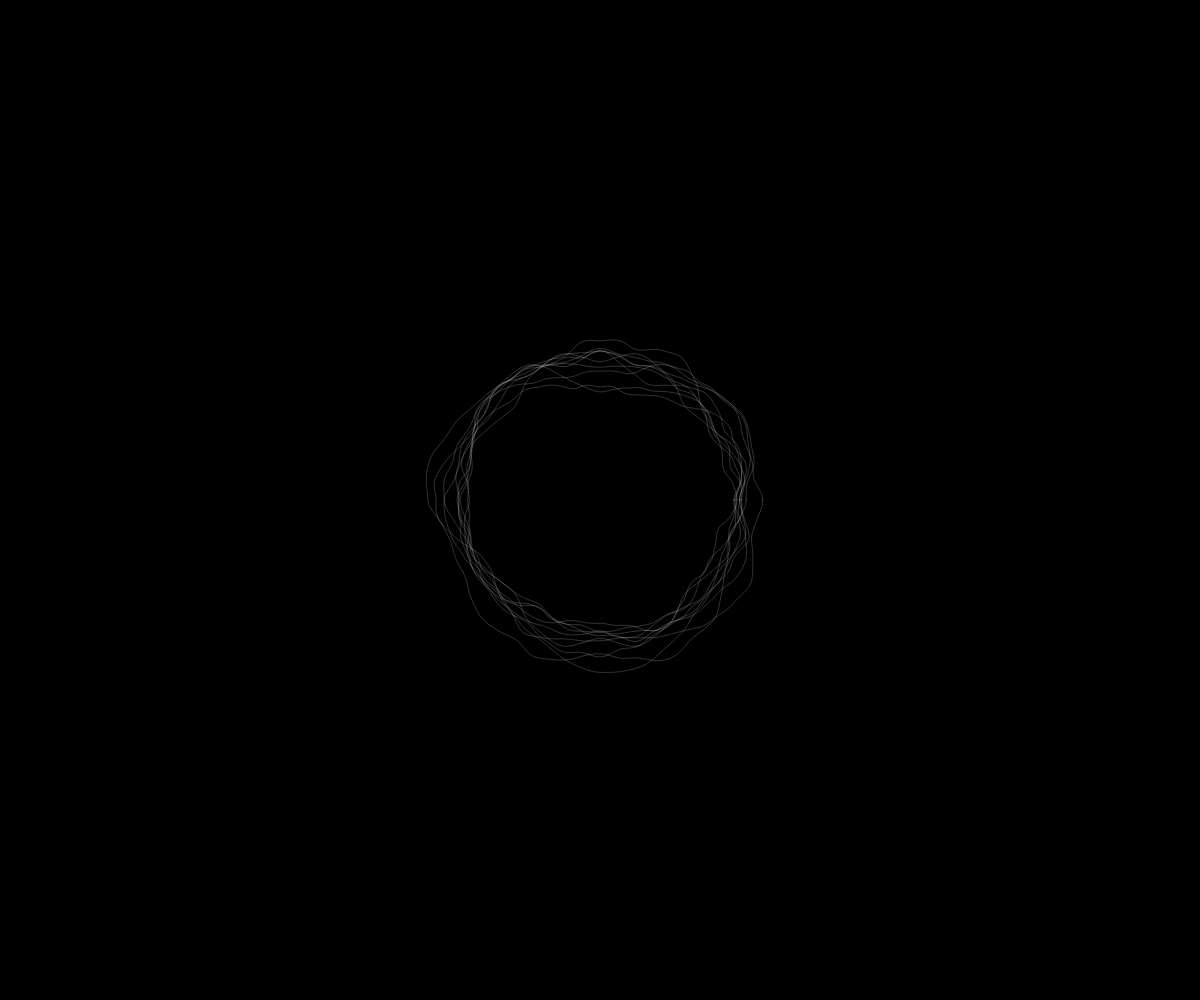
Frame 1 (no input)
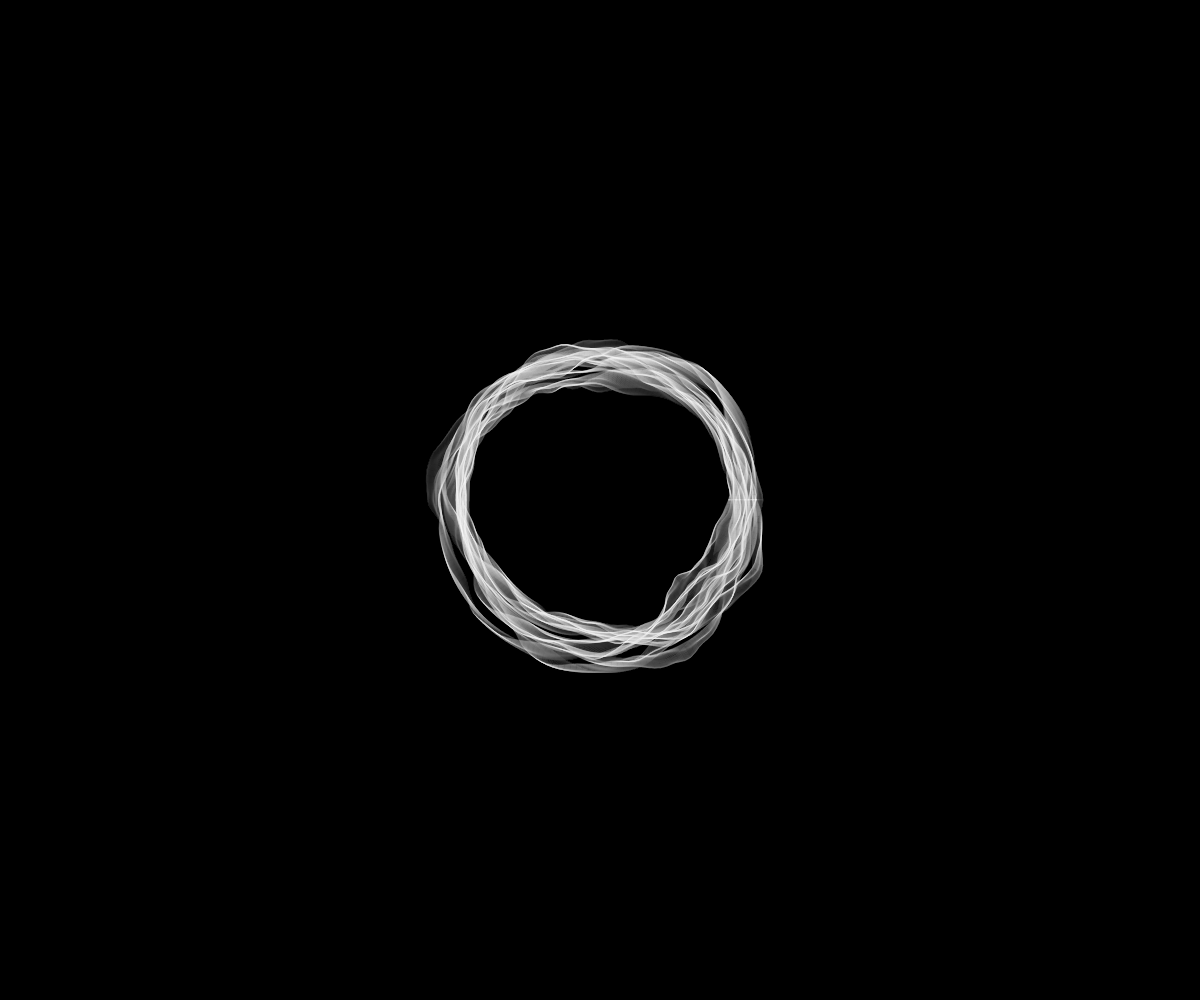
Frame 60 (no input)
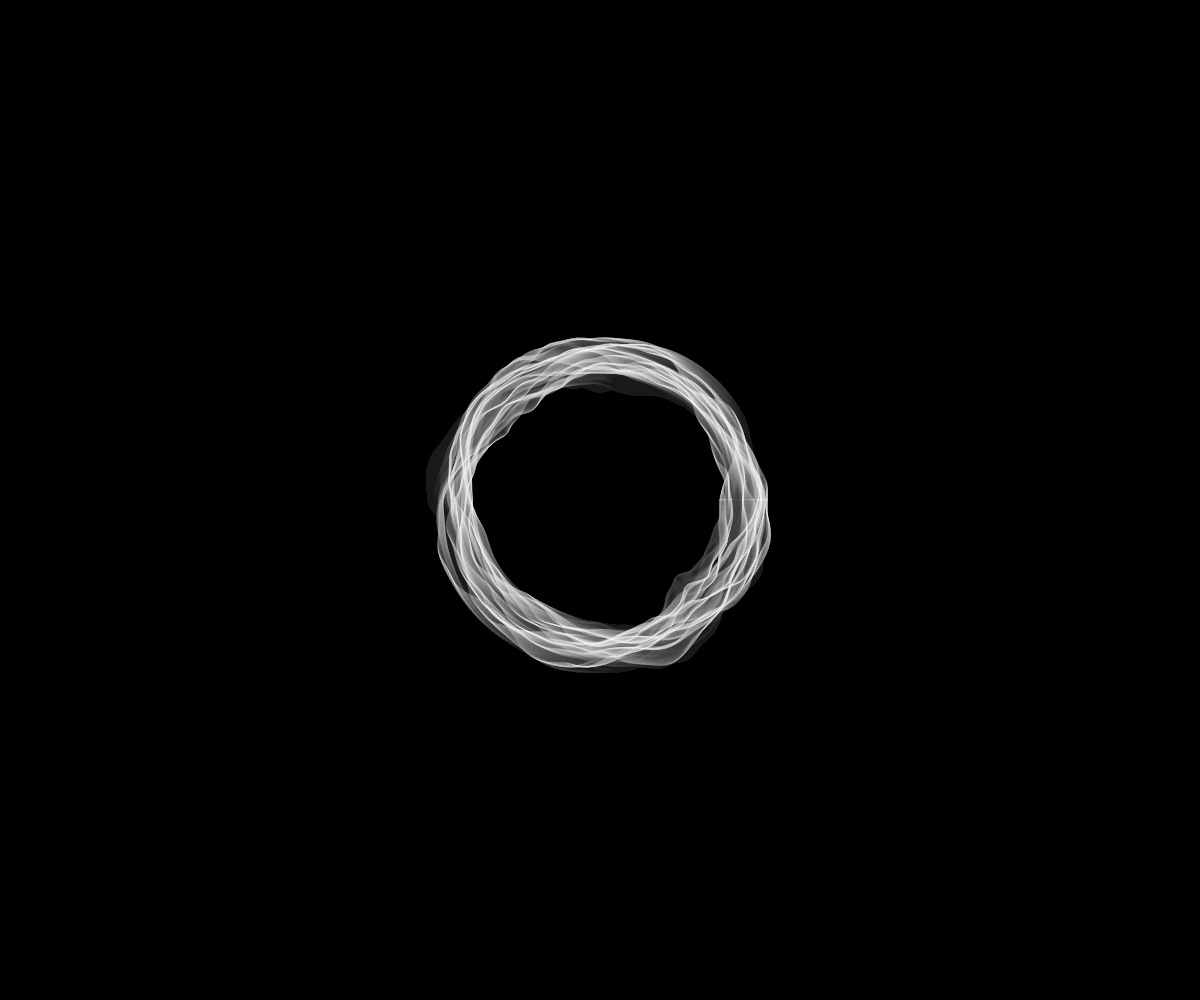
Frame 120 (the mouse pressed at the canvas centre since frame 60)

The p5.js sketch that drew these frames (run headless with seeded random() and noise() and a simulated clock; from frame 60 on, the mouse is pressed at the canvas centre):

// p5.js sketch
// ── sketch.js
let t = 0;

function setup() {
  createCanvas(windowWidth, windowHeight);
  background(0);
  stroke(255, 255, 255, 50);
  noFill();
}

function draw() {
  background(0, 5);
  translate(width / 2, height / 2);

  for (let i = 0; i < 10; i++) {
    beginShape();
    for (let j = 0; j < 360; j += 2) {
      let rad = map(j, 0, 360, 0, TWO_PI);
      let r = map(noise(cos(rad) + i * 10 + t, sin(rad) + i * 10 + t), 0, 1, 100, 200);
      let x = r * cos(rad);
      let y = r * sin(rad);
      vertex(x, y);
    }
    endShape(CLOSE);
  }

  t += 0.005;
}

function windowResized() {
  resizeCanvas(windowWidth, windowHeight);
}
